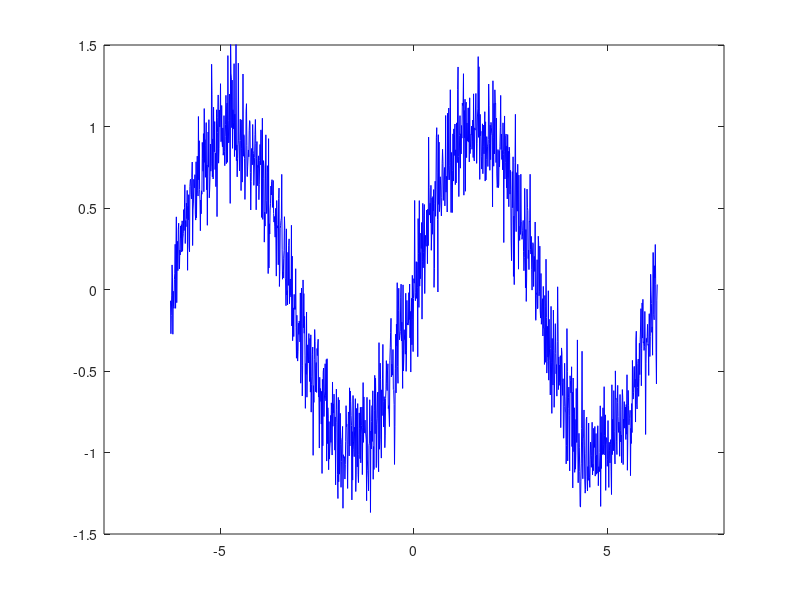

Write MATLAB code to recreate this figure.
close all;
x = -2*pi:0.01:2*pi;             %from x=-2*pi to x=2*pi with step of 0.01
r = randn(1,size(x,2))*0.2;      %generate an array of randn numbers with the size of (1 X x.column)*0.2 to conrol the impact
y = sin(x)+r;                    %add noised to y=sin(x)
plot (x,y,'b');                  %plot sin(x) and noise in blue
axis([-8 8 -1.5 1.5]);	         % x range: -8 to 8
                                 % y range: -1.0 to 1

